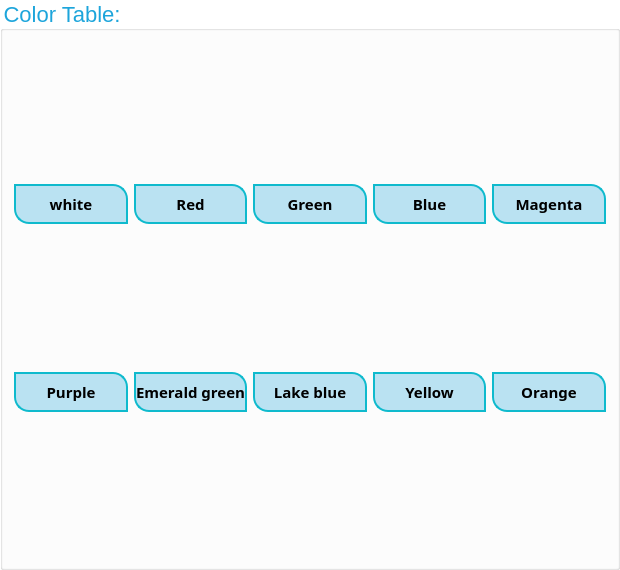
  <widget class="QGroupBox" name="groupBox_7">
   <property name="geometry">
    <rect>
     <x>700</x>
     <y>70</y>
     <width>620</width>
     <height>570</height>
    </rect>
   </property>
   <property name="minimumSize">
    <size>
     <width>620</width>
     <height>570</height>
    </size>
   </property>
   <property name="maximumSize">
    <size>
     <width>620</width>
     <height>570</height>
    </size>
   </property>
   <property name="font">
    <font>
     <family>Ubuntu</family>
     <pointsize>-1</pointsize>
     <weight>50</weight>
     <bold>false</bold>
    </font>
   </property>
   <property name="styleSheet">
    <string notr="true">QGroupBox{
font-size:22px;
color:rgb(29, 165, 219);
background:transparent;
}</string>
   </property>
   <property name="title">
    <string>Color Table:</string>
   </property>
   <layout class="QGridLayout" name="gridLayout">
    <item row="0" column="0">
     <widget class="QPushButton" name="pushButtonColor1_3">
      <property name="enabled">
       <bool>true</bool>
      </property>
      <property name="minimumSize">
       <size>
        <width>101</width>
        <height>40</height>
       </size>
      </property>
      <property name="font">
       <font>
        <family>Agency FB</family>
        <pointsize>11</pointsize>
        <weight>75</weight>
        <bold>true</bold>
       </font>
      </property>
      <property name="styleSheet">
       <string notr="true">QPushButton{
border:2px solid #0fbacd;
border-top-right-radius: 15px;
border-bottom-left-radius: 15px;
color:rgb(105	,164	, 67);
ont-size:22px;
background:rgba(29, 165, 219, 0.3);
}</string>
      </property>
      <property name="text">
       <string>white</string>
      </property>
     </widget>
    </item>
    <item row="0" column="2">
     <widget class="QPushButton" name="pushButtonColor3_3">
      <property name="minimumSize">
       <size>
        <width>101</width>
        <height>40</height>
       </size>
      </property>
      <property name="font">
       <font>
        <family>Agency FB</family>
        <pointsize>11</pointsize>
        <weight>75</weight>
        <bold>true</bold>
       </font>
      </property>
      <property name="styleSheet">
       <string notr="true">QPushButton{
border:2px solid #0fbacd;
border-top-right-radius: 15px;
border-bottom-left-radius: 15px;
color:rgb(55	,252, 0);
ont-size:22px;
background:rgba(29, 165, 219, 0.3);
}</string>
      </property>
      <property name="text">
       <string>Green</string>
      </property>
     </widget>
    </item>
    <item row="1" column="0">
     <widget class="QPushButton" name="pushButtonColor6_3">
      <property name="minimumSize">
       <size>
        <width>101</width>
        <height>40</height>
       </size>
      </property>
      <property name="font">
       <font>
        <family>Agency FB</family>
        <pointsize>11</pointsize>
        <weight>75</weight>
        <bold>true</bold>
       </font>
      </property>
      <property name="styleSheet">
       <string notr="true">QPushButton{
border:2px solid #0fbacd;
border-top-right-radius: 15px;
border-bottom-left-radius: 15px;
color:rgb(55	,27	, 184);
ont-size:22px;
background:rgba(29, 165, 219, 0.3);
}</string>
      </property>
      <property name="text">
       <string>Purple</string>
      </property>
     </widget>
    </item>
    <item row="0" column="4">
     <widget class="QPushButton" name="pushButtonColor5_3">
      <property name="minimumSize">
       <size>
        <width>101</width>
        <height>40</height>
       </size>
      </property>
      <property name="font">
       <font>
        <family>Agency FB</family>
        <pointsize>11</pointsize>
        <weight>75</weight>
        <bold>true</bold>
       </font>
      </property>
      <property name="styleSheet">
       <string notr="true">QPushButton{
border:2px solid #0fbacd;
border-top-right-radius: 15px;
border-bottom-left-radius: 15px;
color:rgb(246	,34	, 116);
ont-size:22px;
background:rgba(29, 165, 219, 0.3);
}</string>
      </property>
      <property name="text">
       <string>Magenta</string>
      </property>
     </widget>
    </item>
    <item row="1" column="4">
     <widget class="QPushButton" name="pushButtonColor10_3">
      <property name="minimumSize">
       <size>
        <width>101</width>
        <height>40</height>
       </size>
      </property>
      <property name="font">
       <font>
        <family>Agency FB</family>
        <pointsize>11</pointsize>
        <weight>75</weight>
        <bold>true</bold>
       </font>
      </property>
      <property name="styleSheet">
       <string notr="true">QPushButton{
border:2px solid #0fbacd;
border-top-right-radius: 15px;
border-bottom-left-radius: 15px;
color:rgb(229	,128	, 3);
ont-size:22px;
background:rgba(29, 165, 219, 0.3);
}</string>
      </property>
      <property name="text">
       <string>Orange</string>
      </property>
     </widget>
    </item>
    <item row="0" column="1">
     <widget class="QPushButton" name="pushButtonColor2_3">
      <property name="minimumSize">
       <size>
        <width>101</width>
        <height>40</height>
       </size>
      </property>
      <property name="font">
       <font>
        <family>Agency FB</family>
        <pointsize>11</pointsize>
        <weight>75</weight>
        <bold>true</bold>
       </font>
      </property>
      <property name="styleSheet">
       <string notr="true">QPushButton{
border:2px solid #0fbacd;
border-top-right-radius: 15px;
border-bottom-left-radius: 15px;
color:rgb(154  ,18  ,	0 );
ont-size:22px;
background:rgba(29, 165, 219, 0.3);
}</string>
      </property>
      <property name="text">
       <string>Red</string>
      </property>
     </widget>
    </item>
    <item row="1" column="2">
     <widget class="QPushButton" name="pushButtonColor8_3">
      <property name="minimumSize">
       <size>
        <width>101</width>
        <height>40</height>
       </size>
      </property>
      <property name="font">
       <font>
        <family>Agency FB</family>
        <pointsize>11</pointsize>
        <weight>75</weight>
        <bold>true</bold>
       </font>
      </property>
      <property name="styleSheet">
       <string notr="true">QPushButton{
border:2px solid #0fbacd;
border-top-right-radius: 15px;
border-bottom-left-radius: 15px;
color:rgb(49	,215	, 166);
ont-size:22px;
background:rgba(29, 165, 219, 0.3);
}</string>
      </property>
      <property name="text">
       <string>Lake blue</string>
      </property>
     </widget>
    </item>
    <item row="0" column="3">
     <widget class="QPushButton" name="pushButtonColor4_3">
      <property name="minimumSize">
       <size>
        <width>101</width>
        <height>40</height>
       </size>
      </property>
      <property name="font">
       <font>
        <family>Agency FB</family>
        <pointsize>11</pointsize>
        <weight>75</weight>
        <bold>true</bold>
       </font>
      </property>
      <property name="styleSheet">
       <string notr="true">QPushButton{
border:2px solid #0fbacd;
border-top-right-radius: 15px;
border-bottom-left-radius: 15px;
color:rgb(30	,40	, 186);
ont-size:22px;
background:rgba(29, 165, 219, 0.3);
}</string>
      </property>
      <property name="text">
       <string>Blue</string>
      </property>
     </widget>
    </item>
    <item row="1" column="3">
     <widget class="QPushButton" name="pushButtonColor9_3">
      <property name="minimumSize">
       <size>
        <width>101</width>
        <height>40</height>
       </size>
      </property>
      <property name="font">
       <font>
        <family>Agency FB</family>
        <pointsize>11</pointsize>
        <weight>75</weight>
        <bold>true</bold>
       </font>
      </property>
      <property name="styleSheet">
       <string notr="true">QPushButton{
border:2px solid #0fbacd;
border-top-right-radius: 15px;
border-bottom-left-radius: 15px;
color:rgb(141	,242	, 0);
ont-size:22px;
background:rgba(29, 165, 219, 0.3);
}</string>
      </property>
      <property name="text">
       <string>Yellow</string>
      </property>
     </widget>
    </item>
    <item row="1" column="1">
     <widget class="QPushButton" name="pushButtonColor7_3">
      <property name="minimumSize">
       <size>
        <width>101</width>
        <height>40</height>
       </size>
      </property>
      <property name="font">
       <font>
        <family>Agency FB</family>
        <pointsize>11</pointsize>
        <weight>75</weight>
        <bold>true</bold>
       </font>
      </property>
      <property name="styleSheet">
       <string notr="true">QPushButton{
border:2px solid #0fbacd;
border-top-right-radius: 15px;
border-bottom-left-radius: 15px;
color:rgb(56	,223	, 38);
ont-size:22px;
background:rgba(29, 165, 219, 0.3);
}</string>
      </property>
      <property name="text">
       <string>Emerald green</string>
      </property>
     </widget>
    </item>
   </layout>
  </widget>
